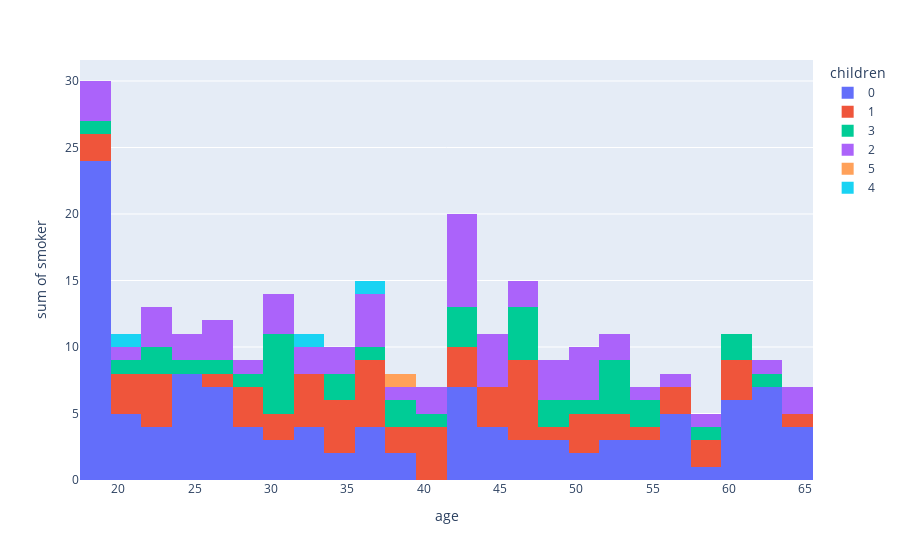

Notebook source saved alongside this figure:
### Code cell
px.histogram(df,x='age', y='smoker', color='children')

### Figure 1 — Plotly figure (JSON) as saved in the notebook; plotly's stock layout.template omitted (floating-point values rounded to 4 significant figures; data arrays with more than 128 entries replaced by an {"elided": "..."} marker saying what was removed)
{"data": [{"alignmentgroup": "True", "bingroup": "x", "histfunc": "sum", "hovertemplate": "children=0<br>age=%{x}<br>sum of smoker=%{y}<extra></extra>", "legendgroup": "0", "marker": {"color": "#636efa", "pattern": {"shape": ""}}, "name": "0", "offsetgroup": "0", "orientation": "v", "showlegend": true, "type": "histogram", "x": {"elided": "574 int values"}, "xaxis": "x", "y": {"elided": "574 int values"}, "yaxis": "y"}, {"alignmentgroup": "True", "bingroup": "x", "histfunc": "sum", "hovertemplate": "children=1<br>age=%{x}<br>sum of smoker=%{y}<extra></extra>", "legendgroup": "1", "marker": {"color": "#EF553B", "pattern": {"shape": ""}}, "name": "1", "offsetgroup": "1", "orientation": "v", "showlegend": true, "type": "histogram", "x": {"elided": "324 int values"}, "xaxis": "x", "y": {"elided": "324 int values"}, "yaxis": "y"}, {"alignmentgroup": "True", "bingroup": "x", "histfunc": "sum", "hovertemplate": "children=3<br>age=%{x}<br>sum of smoker=%{y}<extra></extra>", "legendgroup": "3", "marker": {"color": "#00cc96", "pattern": {"shape": ""}}, "name": "3", "offsetgroup": "3", "orientation": "v", "showlegend": true, "type": "histogram", "x": {"elided": "157 int values"}, "xaxis": "x", "y": {"elided": "157 int values"}, "yaxis": "y"}, {"alignmentgroup": "True", "bingroup": "x", "histfunc": "sum", "hovertemplate": "children=2<br>age=%{x}<br>sum of smoker=%{y}<extra></extra>", "legendgroup": "2", "marker": {"color": "#ab63fa", "pattern": {"shape": ""}}, "name": "2", "offsetgroup": "2", "orientation": "v", "showlegend": true, "type": "histogram", "x": {"elided": "240 int values"}, "xaxis": "x", "y": {"elided": "240 int values"}, "yaxis": "y"}, {"alignmentgroup": "True", "bingroup": "x", "histfunc": "sum", "hovertemplate": "children=5<br>age=%{x}<br>sum of smoker=%{y}<extra></extra>", "legendgroup": "5", "marker": {"color": "#FFA15A", "pattern": {"shape": ""}}, "name": "5", "offsetgroup": "5", "orientation": "v", "showlegend": true, "type": "histogram", "x": [19, 31, 20, 25, 45, 52, 49, 33, 33, 46, 39, 39, 20, 39, 41, 39, 28, 43], "xaxis": "x", "y": [0, 0, 0, 0, 0, 0, 0, 0, 0, 0, 0, 0, 0, 1, 0, 0, 0, 0], "yaxis": "y"}, {"alignmentgroup": "True", "bingroup": "x", "histfunc": "sum", "hovertemplate": "children=4<br>age=%{x}<br>sum of smoker=%{y}<extra></extra>", "legendgroup": "4", "marker": {"color": "#19d3f3", "pattern": {"shape": ""}}, "name": "4", "offsetgroup": "4", "orientation": "v", "showlegend": true, "type": "histogram", "x": [25, 48, 47, 40, 51, 26, 49, 48, 39, 21, 37, 56, 57, 24, 25, 36, 61, 29, 50, 18, 48, 33, 40, 32, 35], "xaxis": "x", "y": [0, 0, 0, 0, 0, 0, 0, 0, 0, 1, 1, 0, 0, 0, 0, 0, 0, 0, 0, 0, 0, 0, 0, 1, 0], "yaxis": "y"}], "layout": {"barmode": "relative", "legend": {"title": {"text": "children"}, "tracegroupgap": 0}, "margin": {"t": 60}, "xaxis": {"anchor": "y", "domain": [0, 1], "title": {"text": "age"}}, "yaxis": {"anchor": "x", "domain": [0, 1], "title": {"text": "sum of smoker"}}}}
